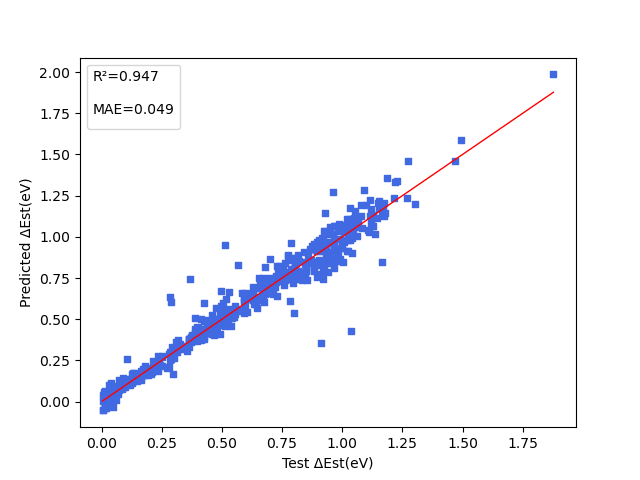

This figure's Python source:
import ppsci
import paddle
import rdkit.Chem as Chem
from rdkit.Chem import AllChem
import numpy as np
from sklearn.metrics import r2_score
from sklearn.model_selection import train_test_split
from sklearn.decomposition import PCA
from paddle.io import Dataset
import matplotlib.pyplot as plt
import os
os.environ['KMP_DUPLICATE_LIB_OK'] = 'True'
plt.rcParams['axes.unicode_minus'] = False
plt.rcParams['font.sans-serif'] = ['SimHei']
plt.rcParams['font.family'] = 'DejaVu Sans'

data = []
for line in open('D://resources//machine learning//paddle//2024-08//Est//Est.dat'):
	num = float(line.strip())
	data.append(num)
smis = []
for line in open('D://resources//machine learning//paddle//2024-08//Est//smis.txt'):
	smis.append(line.strip())
vectors = []
del_mol = []
"""
files = [int(os.path.splitext(i)[0]) for i in os.listdir('F://pypython_py//paddle//data//log//') if
		 os.path.splitext(i)[-1] == '.log']
files.sort()
"""
for num in smis:
	mol = Chem.MolFromSmiles(num)
	try:
		fp = AllChem.GetMorganFingerprintAsBitVect(mol, radius=2, nBits=2048)
		_input = np.array(list(map(float, fp.ToBitString())))
		vectors.append(_input)
	except:
		del_mol.append(num)
pca = PCA(n_components=0.99)
pca.fit(vectors)
Xlist = pca.transform(vectors)

# 划分数据集
xtrain, xtest, ytrain, ytest = train_test_split(Xlist, data, test_size=0.1, random_state=20)
x = {"key_{}".format(i): paddle.unsqueeze(paddle.to_tensor(xtest[:, i],"float32"), axis=1) for i in range(xtest.shape[1])}

#实例化模型
model = ppsci.arch.DNN(tuple(x.keys()), ("u",), None, [587, 256],
					   "relu", dropout=0.5)
optimizer = ppsci.optimizer.Adam(0.0001, beta1=(0.9, 0.99)[0], beta2=(0.9, 0.99)[1], weight_decay=1e-5)(model)

# 重载参数
ppsci.utils.save_load.load_checkpoint(r"D:\resources\machine learning\paddle\2024-08\Est\output\checkpoints\latest",model,optimizer)

# 进行测试
ytest=paddle.unsqueeze(paddle.to_tensor(ytest,dtype="float32"),axis=1)
ypred = model(x)
ytest = {"u":ytest}

# 计算损失
loss = ppsci.metric.MAE()
MAE = loss(ypred, ytest).get("u").numpy()
loss = ppsci.metric.RMSE()
RMSE = loss(ypred, ytest).get("u").numpy()
ypred=ypred.get("u").numpy()
ytest=ytest.get("u").numpy()
R2 = r2_score(ytest,ypred)
print('MAE', MAE)
print('RMSE', RMSE)
print('R2', R2)

# 可视化
plt.scatter(ytest, ypred, s=15, color='royalblue', marker='s', linewidth=1)
plt.plot([ytest.min(), ytest.max()], [ytest.min(), ytest.max()], 'r-', lw=1)
plt.legend(title="R²={:.3f}\n\nMAE={:.3f}".format(R2, MAE))
plt.xlabel('Test ΔEst(eV)')
plt.ylabel('Predicted ΔEst(eV)')
plt.show()
